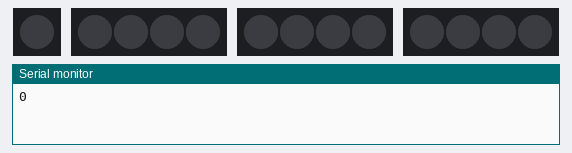
A sketch run on a simulated Arduino Uno, built with avr-gcc and run on an emulated ATmega328P. On the bench: 1 RGB LEDs in strip order, left to right, 3 × 4 RGB LEDs in strip order, left to right, the last lines printed to the serial monitor. Dim RGB values are drawn brighter than linear.

Above: at 2.5 s.
At 24.0 s:
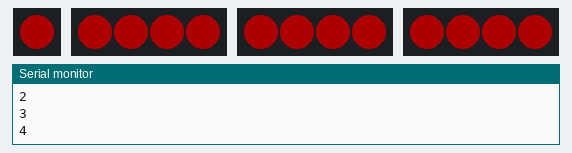
At 47.5 s:
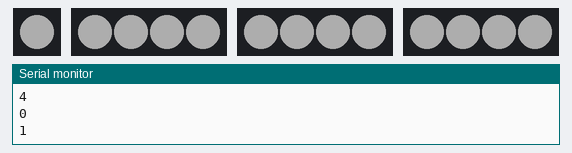
Timing chart, 0 to 52.0 s (numbered marks = the images above):
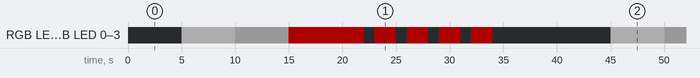

The sketch:

MountainSafetyJacket_demo1.ino
```cpp
//Hannah Rudin 11.28.2017
//Making Studio Final Project: Mountain Safety Jacket draft1

//PURPOSE: allow wearer to adjust through several light settings using single analog soft-button.
// Use vibration switch (fast sensor) to read user's motion: if wearer is motionless for more than 10s,
// lights will begin blinking endlessly until circuit is reset. (This timer will last longer on the actual
// product, but is short for demo purposes.)

#include <Adafruit_NeoPixel.h>

//Output Pins
#define PIXEL_PIN_L 6
#define PIXEL_PIN_R 1
#define PIXEL_PIN_H 9
#define BOARD_PIXEL 8

//Input Pins
//#define BUTTON1 A11;
//#define VIBE1 1;

#define BRIGHTNESS 50

//neopixel on FLORA board
Adafruit_NeoPixel floraboard = Adafruit_NeoPixel(1, BOARD_PIXEL, NEO_GRB + NEO_KHZ800);

// pixel strips
Adafruit_NeoPixel leftstrip = Adafruit_NeoPixel(4, PIXEL_PIN_L, NEO_GRB + NEO_KHZ800);
Adafruit_NeoPixel rightstrip = Adafruit_NeoPixel(4, PIXEL_PIN_R, NEO_GRB + NEO_KHZ800);
Adafruit_NeoPixel headstrip = Adafruit_NeoPixel(4, PIXEL_PIN_H, NEO_GRB + NEO_KHZ800);

Adafruit_NeoPixel strip[] = {floraboard,leftstrip,rightstrip,headstrip};
int numPix[] = {floraboard.numPixels(),leftstrip.numPixels(),rightstrip.numPixels(),headstrip.numPixels()};
#define NUMSTRIPS 4

// timer 10s (~1000 counts of 10ms)
//#define TIMER_MAX_COUNT 1000;
//int timercount = 0;

// toggle settings
//#define THRESHOLD 10;
int setting = 0;

//initialize integers
//int buttonSample = 0;
//int vibeRead = 0;

void setup()
{
  Serial.begin(9600);
//  pinMode(VIBE1,INPUT);

// initialize strips to off
for(int n = 0; n < NUMSTRIPS; n++)
{
    strip[n].setBrightness(BRIGHTNESS);
    strip[n].begin();
    strip[n].show();
}
}

void loop()
{
  //analog button
//  buttonSample = analogRead(BUTTON1);
//  if(buttonSample < threshold)
//  {
//    setting += 1;
//    toggleLights(setting);
//  }
Serial.println(setting);
toggleLights(setting);
delay(5000);
setting += 1;

if(setting > 4)
{
  setting = 0;
}
  //vibration sensor
 // vibeRead = digitalRead(VIBE1);
  //if person is not moving
//  if(vibeRead == LOW)
//  {
//    timercount += 1;
//    if(timercount > TIMER_MAX_COUNT)
//    {
//      endlessBlink();
//    }
//    delay(10);
//  }
//  else
//  {
//    timercount = 0;
//  }
}

void toggleLights(int setting)
{

  switch(setting) {
    case 0:
      allOff();
      break;
    case 1:
      allBrightWhite();
      break;
    case 2:
      allHalfWhite();
      break;
    case 3:
      allBrightRed();
      break;
    case 4:
      fiveBlink();
      break;
//    case 5:
//      wristsBrightWhite();
//      break;
    default:
      allOff();
  }

  for(int n = 0; n < NUMSTRIPS; n++)
  {
    strip[n].show();
  }
}

void endlessBlink()
{
  while(1)
  {
    allBrightRed();
    delay(1000);
    allOff();
    delay(1000);
  }
}

void allBrightWhite()
{
  for(int n = 0; n < NUMSTRIPS; n++)
  {
    strip[n].setBrightness(BRIGHTNESS);
    for(int p = 0; p < numPix[n]; p++)
    {
    strip[n].setPixelColor(p, strip[n].Color(255,255,255));
    }
  }
}

void allHalfWhite()
{
  for(int n = 0; n < NUMSTRIPS; n++)
  {
    strip[n].setBrightness(BRIGHTNESS/2);
    for(int p = 0; p < numPix[n]; p++)
    {
    strip[n].setPixelColor(p, strip[n].Color(255,255,255));
    }
  }
}

void allBrightRed()
{
  for(int n = 0; n < NUMSTRIPS; n++)
  {
    strip[n].setBrightness(BRIGHTNESS);
    for(int p = 0; p < numPix[n]; p++)
    {
    strip[n].setPixelColor(p, strip[n].Color(255,0,0));
    }
  }
}

void headBrightWhite()
{
  leftstrip.setBrightness(BRIGHTNESS);
  floraboard.setBrightness(BRIGHTNESS);

  for(int p = 0; p < 4; p++)
  {
    leftstrip.setPixelColor(p, leftstrip.Color(255,255,255));
  }
  floraboard.setPixelColor(1,floraboard.Color(255,255,255));
}

void wristsBrightWhite()
{
  leftstrip.setBrightness(BRIGHTNESS);
  floraboard.setBrightness(BRIGHTNESS);

  for(int p = 4; p < 12; p++)
  {
    leftstrip.setPixelColor(p, leftstrip.Color(255,255,255));
  }
  floraboard.setPixelColor(1,floraboard.Color(255,255,255));
}

void allOff()
{
  for(int n = 0; n < NUMSTRIPS; n++)
  {
    strip[n].setBrightness(BRIGHTNESS);
    for(int p = 0; p < numPix[n]; p++)
    {
    strip[n].setPixelColor(p, strip[n].Color(0,0,0));
    }
  }
}

void fiveBlink()
{
  for(int k = 0; k < 5; k++)
    {
    allBrightRed();
      for(int n = 0; n < NUMSTRIPS; n++)
  {
    strip[n].show();
  }
    delay(2000);
    allOff();
      for(int n = 0; n < NUMSTRIPS; n++)
  {
    strip[n].show();
  }
    delay(1000);
    }
}
```

Measured:
- by itself, RGB LED 0, RGB LED 0–3, RGB LED 0–3, RGB LED 0–3: repeats every 40.0 s: RGB(25, 25, 25) 5.0 s, RGB(50, 0, 0) 7.0 s, 4 × (off 1.0 s, RGB(50, 0, 0) 2.0 s), off 11.0 s, RGB(50, 50, 50) 5.0 s
- by itself, everything shown: repeats every 40.0 s, in 12 steps
